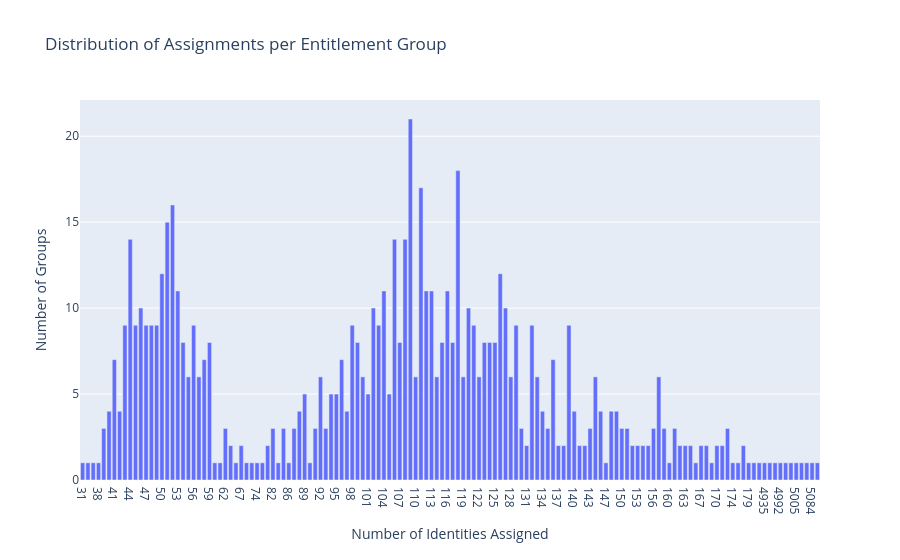

The cell this chart's notebook holds for it:
### Code cell
# --- Analysis for entitlement group assignment distribution ---

# Group by 'ent_group_id' and count the number of identities assigned to each group
group_size = entitlement_group_assignments_df.groupby('ent_group_id').size()

# Get the distribution of the number of assignments
group_dist = group_size.value_counts().sort_index()

print("Distribution of assignment counts per Entitlement Group:")
print(group_dist)

# Create a bar plot of the distribution
import plotly.express as px
fig = px.bar(
    x=group_dist.index.astype(int), 
    y=group_dist.values, 
    labels={'x':'Number of Identities Assigned', 'y':'Number of Groups'},
    title='Distribution of Assignments per Entitlement Group'
)
fig.update_layout(xaxis_type='category')
fig.show()

### Figure 1 — Plotly figure (JSON) as saved in the notebook; plotly's stock layout.template omitted (floating-point values rounded to 4 significant figures; data arrays with more than 128 entries replaced by an {"elided": "..."} marker saying what was removed)
{"data": [{"hovertemplate": "Number of Identities Assigned=%{x}<br>Number of Groups=%{y}<extra></extra>", "legendgroup": "", "marker": {"color": "#636efa", "pattern": {"shape": ""}}, "name": "", "orientation": "v", "showlegend": false, "textposition": "auto", "type": "bar", "x": {"elided": "140 int values"}, "xaxis": "x", "y": {"elided": "140 int values"}, "yaxis": "y"}], "layout": {"barmode": "relative", "legend": {"tracegroupgap": 0}, "title": {"text": "Distribution of Assignments per Entitlement Group"}, "xaxis": {"anchor": "y", "domain": [0, 1], "title": {"text": "Number of Identities Assigned"}, "type": "category"}, "yaxis": {"anchor": "x", "domain": [0, 1], "title": {"text": "Number of Groups"}}}}
